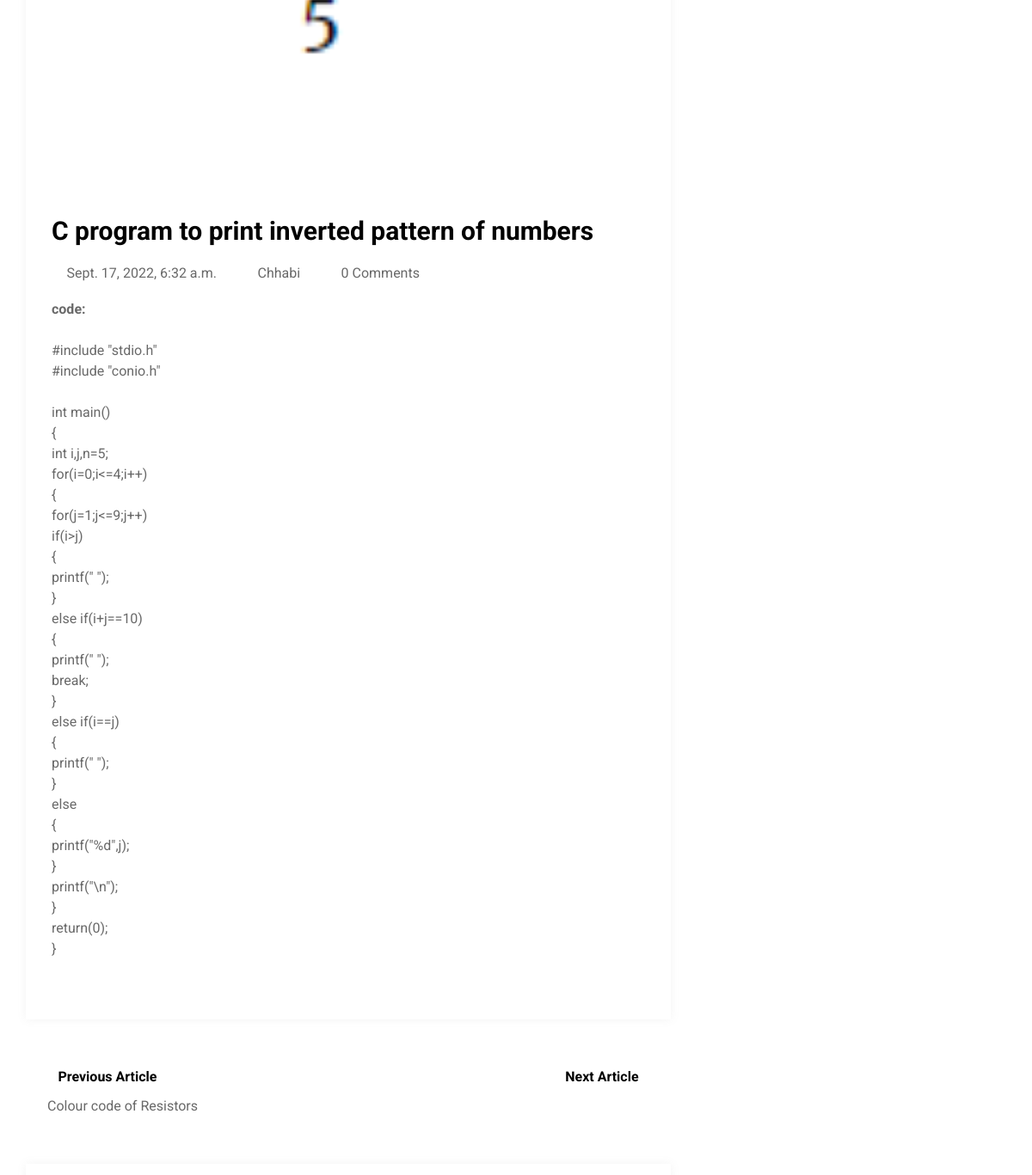
/c-program-to-print-inverted-pattern-of-numbers/ (middle part), run on an earlier commit of the app's database.
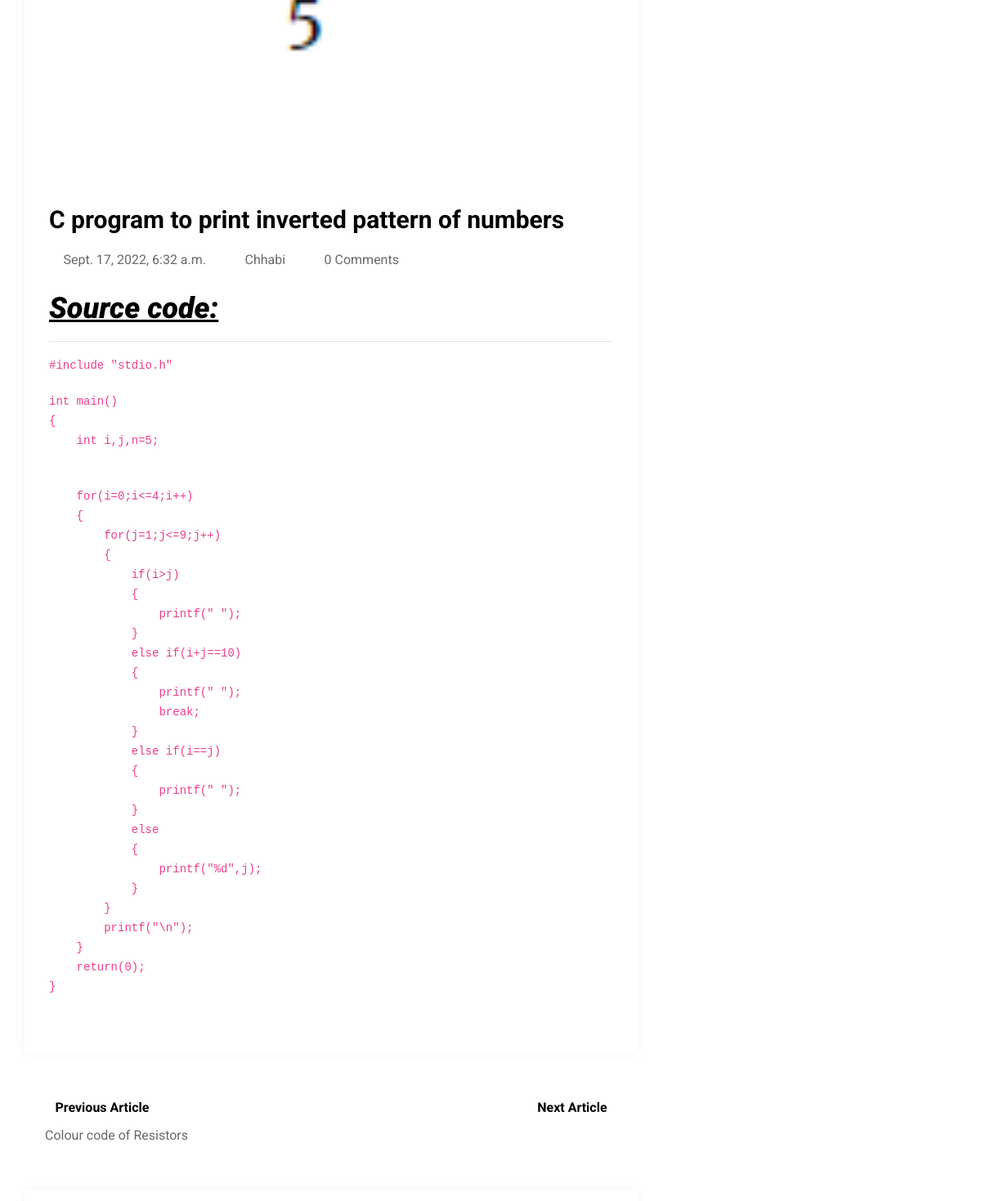
And on a later commit of the database.
### mybio/models.py (models this page shows, shortened)
class Post(models.Model):
    title=models.CharField(max_length=255)
    author= models.ForeignKey(User, on_delete=models.CASCADE)
    slug=models.CharField(max_length=130, unique=True)
    content = RichTextField(blank=True, null=True)
    category=models.ForeignKey(Category, on_delete=models.CASCADE)
    image = models.ImageField('Image', upload_to="media", blank=True, null=True)
    dateTime=models.DateTimeField(auto_now_add=True)
    status = models.IntegerField(choices=STATUS, default=0)
    def __str__(self):
        return self.title

### mybio/views.py (the view)
# urls.py: path('<slug:slug>/', detail, name='detail'),
def detail(request, slug):
	post_qs  	= Post.objects.filter(status=1, slug=slug)
	single_post = Post.objects.get(status=1, slug=slug)
	try:
		next_post = single_post.get_next_by_dateTime()
	except single_post.DoesNotExist:
		next_post = None
	try:
		previous_post = single_post.get_previous_by_dateTime()
	except single_post.DoesNotExist:
		previous_post = None
	categories  = Category.objects.all().annotate(posts_count=Count('name'))
	new_comment = None
	if request.method == 'POST':
		comment_form = CommentForm(data=request.POST)
		if comment_form.is_valid():
			new_comment = comment_form.save(commit=False)
			new_comment.post = single_post
			new_comment.save()
			comment_form = CommentForm()
			return redirect(request.META.get('HTTP_REFERER', 'redirect_if_referer_not_found'))
	else:
		comment_form = CommentForm()
	context	= {
		'qs' 	  : post_qs,
		'prevpost': previous_post,
		'nextpost': next_post,
		'new_comment': new_comment,
		'comment_form': comment_form,
		'categories'  : categories
	}
	return render(request, "article_page.html", context)

### mybio/models.py (called while the page is built)
    def __str__(self):
        return self.name

### templates/article_page.html (shortened to what this page needs)
{% load static %}
<!DOCTYPE html>
<html lang="en">
	<head>
		<link rel="stylesheet" href="{% static 'assets\css\animate.css' %}">
		<link rel="stylesheet" href="{% static 'assets\css\bootstrap.min.css' %}">
		<link rel="stylesheet" href="{% static 'assets\css\icofont.min.css' %}">
		<link rel="stylesheet" href="{% static 'assets\css\lightcase.css' %}">
		<link rel="stylesheet" href="{% static 'assets\css\swiper.min.css' %}">
		<link rel="stylesheet" href="{% static 'assets\css\style.css' %}">
	</head>
	<body class="home-5-6">
            <div class="container">
                {% for post in qs %}
                <div class="blog-section blog-single padding-tb">
                    <div class="container">
                        <div class="row justify-content-center">
                            <div class="col-lg-8 col-12">
                                <article>
                                    <div class="section-wrapper">
                                            <div class="post-item">
                                                <div class="post-item-inner">
                                                    <div class="post-thumb">
                                                        <img src="{{ post.image.url }}" alt="blog">
                                                    </div>
                                                    <div class="post-content">
                                                        <h3>{{ post.title }}</h3>
                                                        <div class="author-date">
                                                            <a class="date"><i class="icofont-calendar"></i>{{ post.dateTime }}</a>
                                                            <a class="admin"><i class="icofont-ui-user"></i>{{ post.author }}</a>
                                                            <a class="comment"><i class="icofont-speech-comments"></i>{{ post.comments.all.count }} Comments</a>
                                                        </div>
                                                        <p>{{ post.content|safe }}</p>
                                                    </div>
                                                </div>
                                            </div>
                                        <div class="navigations-part">
                                            <div class="left">
                                                <a href="{{ STATIC_URL }}/{{ prevpost.slug }}/" class="prev"><i class="icofont-double-left"></i>Previous Article</a>
                                                {% if prevpost %}
                                                <a href="{{ STATIC_URL }}/{{ prevpost.slug }}/" class="title">{{ prevpost }}</a>
                                                {% endif %}
                                            </div>
                                            <div class="right">
                                                <a href="{{ STATIC_URL }}/{{ nextpost.slug }}/" class="prev">Next Article<i class="icofont-double-right"></i></a>
                                            </div>
                                        </div>
                                        <div class="authors">
                                        </div>
                                    </div>
                                </article>
                            </div>
                            <div class="col-lg-4 col-md-7 col-12">
                            </div>
                        </div>
                    </div>
                </div>
            {% endfor %}
            </div>
	</body>
</html>

### templates/navbar.html (shortened to what this page needs)
	{% load static %}

What changed in the data, as far as the page shows it:
changed Post "C program to print inverted pattern of numbers": content "code: #include \"stdio.h\" #include \"conio.h\" int main() { int i,j,n=5; for(i=0;i<=4;i++) { for(j=1;j<=9;j++) if(i>j) { printf(\" \"); } else if(i+j==10) { printf(\" \"); break; } else if(i==j) { printf(\" \"); } else { printf(\"%d\",j); } printf(\"\\n\"); } return(0);…" → "Source code: #include \"stdio.h\" int main() { int i,j,n=5; for(i=0;i<=4;i++) { for(j=1;j<=9;j++) { if(i>j) { printf(\" \"); } else if(i+j==10) { printf(\" \"); break; } else if(i==j) { printf(\" \"); } else { printf(\"%d\",j); } } printf(\"\\n\"); } return(0);…"
